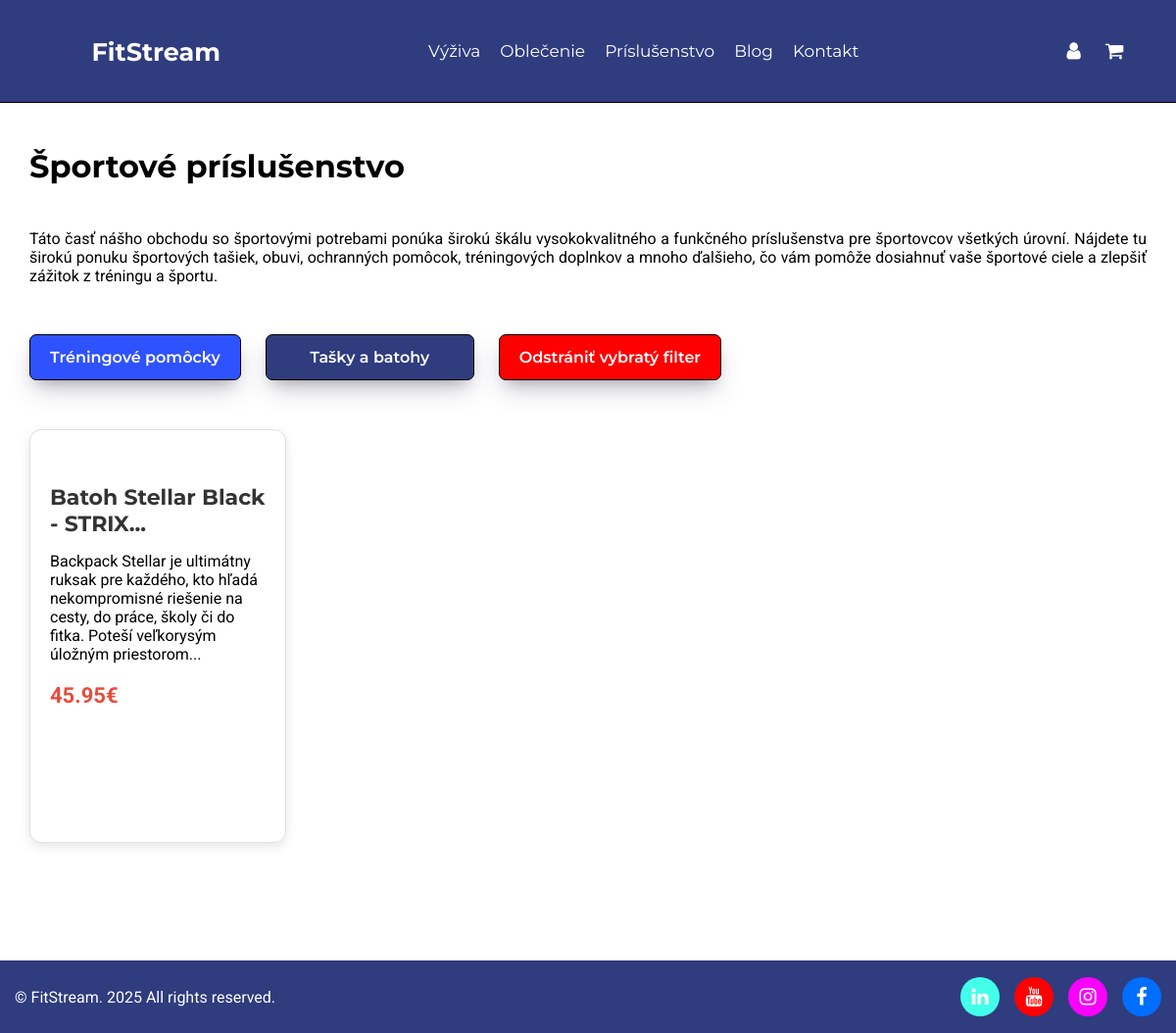
Page /prislusenstvo.php?id=10 on the earlier database version.
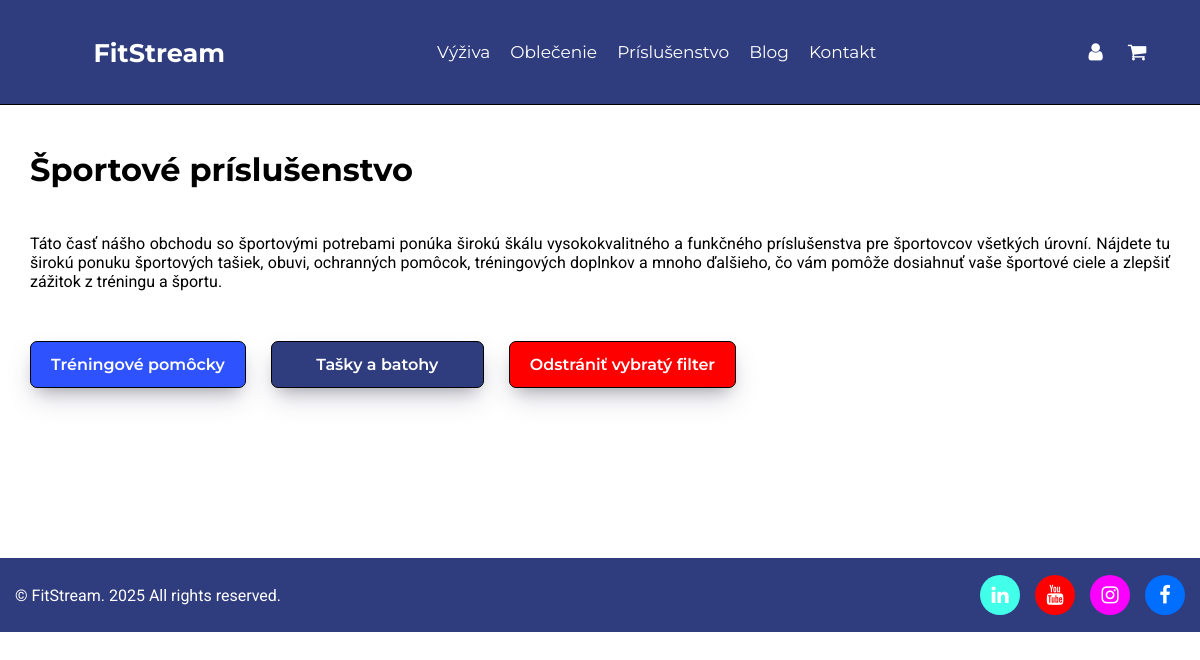
Same page on the later database version.
### tables this page shows
CREATE TABLE `navbar` (
  `idnavbar` int(11) NOT NULL,
  `nazov` varchar(200) NOT NULL,
  `url` varchar(255) NOT NULL
);

CREATE TABLE `kategorie` (
  `idkategorie` int(11) NOT NULL,
  `nazov_kategorie` varchar(255) NOT NULL,
  `datum_vytvorenia` timestamp NOT NULL DEFAULT current_timestamp(),
  `datum_upravy` timestamp NOT NULL DEFAULT current_timestamp() ON UPDATE current_timestamp(),
  `kategorie_idkategorie` int(11) DEFAULT NULL
);

CREATE TABLE `kategorie_has_produkty` (
  `kategorie_idkategorie` int(11) NOT NULL,
  `produkty_idprodukty` int(11) NOT NULL
);

CREATE TABLE `produkty` (
  `idprodukty` int(11) NOT NULL,
  `nazov` varchar(150) NOT NULL,
  `znacka` varchar(255) DEFAULT NULL,
  `popis` text NOT NULL,
  `cena` decimal(10,2) NOT NULL,
  `pocet_kusov` int(11) NOT NULL,
  `velkost` varchar(20) DEFAULT NULL,
  `farba` varchar(75) DEFAULT NULL,
  `datum_vytvorenia` datetime DEFAULT current_timestamp(),
  `datum_upravy` datetime DEFAULT current_timestamp() ON UPDATE current_timestamp(),
  `img_hlavna` varchar(255) NOT NULL,
  `img_alt` varchar(255) NOT NULL,
  `hlavny_popis` text NOT NULL,
  `vymazane` tinyint(1) DEFAULT 0
);

CREATE TABLE `footer_ikony` (
  `idfooter` int(11) NOT NULL,
  `ikona` varchar(255) NOT NULL,
  `farba_bg` varchar(255) NOT NULL,
  `farba_ikony` varchar(255) NOT NULL,
  `url` varchar(45) NOT NULL
);

### classes/Database.php (called while the page is built, shortened)
<?php
class Database
{
    private $connection;
    protected function connect(): void
    {
        $config = DATABASE;
        $options = [
            PDO::ATTR_ERRMODE            => PDO::ERRMODE_EXCEPTION,
            PDO::ATTR_DEFAULT_FETCH_MODE => PDO::FETCH_ASSOC,
        ];
        try {
            $dsn = 'mysql:host=' . $config['HOST'] .
                   ';dbname=' . $config['DBNAME'] .
                   ';port=' . $config['PORT'];
            $this->connection = new PDO(
                $dsn,
                $config['USER_NAME'],
                $config['PASSWORD'],
                $options
            );
        } catch (PDOException $e) {
            throw new Exception('Pripojenie zlyhalo: ' . $e->getMessage());
        }
    }
    public function getConnection(): PDO
    {
        return $this->connection;
    }
}
?>

### classes/Navbar.php (called while the page is built, shortened)
<?php
class Navbar extends Database
{
    protected $conn = null;
    public function __construct()
    {
        $this->conn = $this->getConnection();
    }
    public function navbarLinks(): array
    {
        try {
            $sql = "SELECT * FROM navbar";
            $st = $this->conn->prepare($sql);
            $st->execute();
            return $st->fetchAll();
        } catch (Exception $e) {
            die("Nastala chyba");
        } finally {
            $this->conn = null;
        }
    }
}
?>

### classes/produkt.php (called while the page is built, shortened)
<?php
class Produkt extends Database
{
    protected $conn;
    public function __construct()
    {
        $this->conn = $this->getConnection();
    }
    public function vypisPodKategoriePrislusenstvo() : array
    {
        try {
            $sql = "SELECT idkategorie,nazov_kategorie FROM kategorie WHERE kategorie_idkategorie = 2;";
            $st = $this->conn->prepare($sql);
            $st->execute();
            return $st->fetchAll();
        } catch(Exception $e) {
            die("Nastala chyba: " . $e->getMessage());
        } finally {
            $this->conn = null;
        }
    }
    public function filtrovanie($id){
        if ($this->conn === null) {
            $this->conn = $this->getConnection();
        }
        try{
            $sql = "SELECT * FROM produkty AS p
            INNER JOIN kategorie_has_produkty AS khp ON p.idprodukty = khp.produkty_idprodukty
            INNER JOIN kategorie AS k ON khp.kategorie_idkategorie = k.idkategorie
            WHERE k.idkategorie = ? AND p.vymazane = ? ORDER BY p.datum_vytvorenia DESC;";
            $vymazane = 0;
            $statement = $this->conn->prepare($sql);
            $statement->bindParam(1,$id);
            $statement->bindParam(2,$vymazane);
            $statement->execute();
            return $statement->fetchAll();
        } catch(Exception $e) {
            die("Nastala chyba");
        }
    }
}

### classes/Footer.php (called while the page is built, shortened)
<?php
class Footer extends Database
{
    protected $conn;
    public function __construct()
    {
        $this->conn = $this->getConnection();
    }
    public function footerVypis(): array
    {
        try {
            $sql = "SELECT * FROM footer_ikony";
            $st = $this->conn->prepare($sql);
            $st->execute();
            return $st->fetchAll();
        } catch (Exception $e) {
            die("Nastala chyba");
        } finally {
            $this->conn = null;
        }
    }
}
?>

### prislusenstvo.php (the view, shortened to what the changed rows need)
<?php $vypis = new Produkt();
$vypis_podkategoria = $vypis->vypisPodKategoriePrislusenstvo();
?>
<?php
$filter = [];
if (isset($_GET['id']) && is_numeric($_GET['id'])) {
    $filter = $vypis->filtrovanie($_GET['id']);
} else {
    $filter = $vypis->vypisPrislusentvo();
}
?>
<?php include "parts/header.php";?>
<?php include "parts/navbar.php"; ?>
<div class = "zaobalenie_prislusenstvo">
<div class = "zao_2_prislusenstvo">
<h1 class = "vyziva_prislusenstvo">Športové príslušenstvo</h1>
<div class = "filtre_prislusenstvo">
<?php foreach($vypis_podkategoria as $podkategoria):?>
    <?php $id_pod =  $podkategoria['idkategorie'];?>
    <a href = "?id=<?php echo $id_pod;?>" style = "background-color: <?php echo $b = (isset($_GET['id']) && $_GET['id'] == $id_pod) ? "#2F3C7E;" :
    "#2f52ff";?>"><?php echo $podkategoria['nazov_kategorie'];?></a>
<?php endforeach;?>
<?php if (isset($_GET['id'])):?>
    <a href = "http://localhost/FitStream/prislusenstvo.php" style = "background-color: red;">Odstrániť vybratý filter</a>
<?php endif;?>
</div>
<?php include_once "parts/box_prislusenstvo.php";?>
<?php include "parts/footer.php";?>

### parts/navbar.php (shortened to what the changed rows need)
<?php
$nav = new Navbar();
$vypis_linkov = $nav->navbarLinks();
?>
<nav class = "menu">
    <a href="<?php echo BASE_URL . "index.php";?>" class = "logo"><h1 class>FitStream</h1></a>
    <ul>
        <?php foreach($vypis_linkov as $a):?>
            <a href="<?php echo BASE_URL . $a['url'] ;?>"><li><?php echo $a['nazov'];?></li></a>
        <?php endforeach?>
    </ul>
</nav>

### parts/box_prislusenstvo.php (shortened to what the changed rows need)
<div class="vyziva_skupina_prislusenstvo" id="vyziva_skupina_prislusenstvo">
    <?php foreach($filter as $polozka): ?>
        <div class="box_vyziva_prislusenstvo">
            <div class="obrazok_vyziva_prislusenstvo">
            </div>
            <div class="nadpis_vyziva_prislusenstvo">
                <a href = "produkt.php?id=<?php echo $polozka['idprodukty']?>"><h2><?php echo substr($polozka['nazov'],0,34); ?>...</h2></a>
                <p><?php echo substr($polozka['hlavny_popis'], 0, 175); ?>...</p>
                <p class="cena_vyziva_prislusenstvo"><?php echo $polozka['cena']; ?>€</p>
            </div>
            </div>
    <?php endforeach; ?>
    </div>
</div>
</div>

### parts/footer.php (shortened to what the changed rows need)
<?php
$footer = new Footer();
$footer_vypis = $footer->footerVypis();
?>
<footer>
    <div class = "bottom_footer">
            <div class = "social_media_links">
                <?php foreach($footer_vypis as $a): ?>
                    <a href="<?php echo $a['url']; ?>"  class="social"
                    style="background-color: <?php echo $a['farba_bg']; ?>;
                    color: <?php echo $a['farba_ikony']; ?>">
                   <i class="<?php echo $a['ikona']; ?>" style="font-size: 20px;"></i>
                   </a>
                <?php endforeach; ?>
         </div>
            </div>
</footer>
</body>
</html>

Differences in the rows shown:
removed kategorie_has_produkty: produkty_idprodukty.nazov "Batoh Stellar Black - STRIX", produkty_idprodukty.hlavny_popis "Backpack Stellar je ultimátny ruksak pre každého, kto hľadá nekompromisné riešenie na cesty, do práce, školy či do fitka. Poteší veľkorysým úložným priestorom", produkty_idprodukty.cena "45.95"
